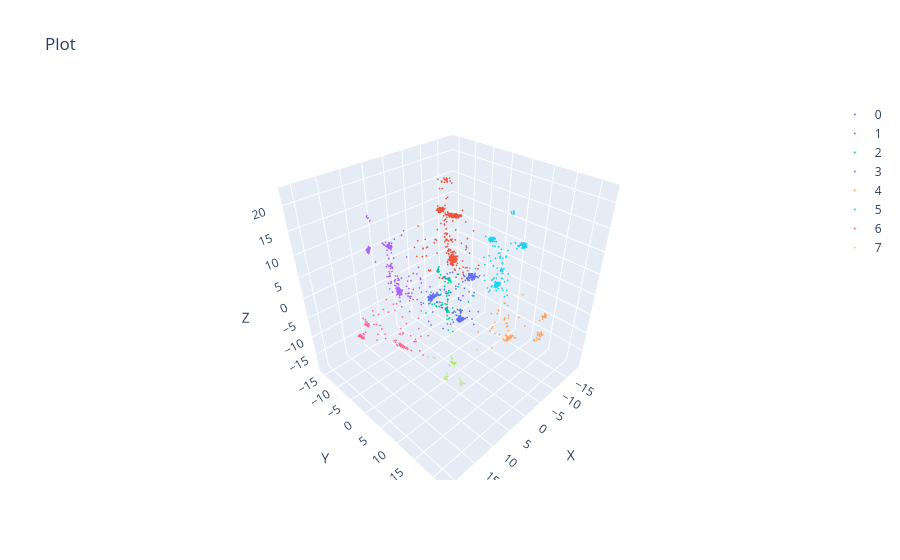

Notebook code for this chart:
### Code cell
scatter(X, cluster_labels)

### Figure 1 — Plotly figure (JSON) as saved in the notebook; plotly's stock layout.template omitted (floating-point values rounded to 4 significant figures; data arrays with more than 128 entries replaced by an {"elided": "..."} marker saying what was removed)
{"data": [{"marker": {"color": 0, "colorscale": [[0, "#440154"], [0.1111, "#482878"], [0.2222, "#3e4989"], [0.3333, "#31688e"], [0.4444, "#26828e"], [0.5556, "#1f9e89"], [0.6667, "#35b779"], [0.7778, "#6ece58"], [0.8889, "#b5de2b"], [1, "#fde725"]], "opacity": 1, "size": 1}, "mode": "markers", "name": "0", "type": "scatter3d", "x": {"elided": "436 float values"}, "y": {"elided": "436 float values"}, "z": {"elided": "436 float values"}}, {"marker": {"color": 1, "opacity": 1, "size": 1}, "mode": "markers", "name": "1", "type": "scatter3d", "x": {"elided": "870 float values"}, "y": {"elided": "870 float values"}, "z": {"elided": "870 float values"}}, {"marker": {"color": 2, "opacity": 1, "size": 1}, "mode": "markers", "name": "2", "type": "scatter3d", "x": {"elided": "415 float values"}, "y": {"elided": "415 float values"}, "z": {"elided": "415 float values"}}, {"marker": {"color": 3, "opacity": 1, "size": 1}, "mode": "markers", "name": "3", "type": "scatter3d", "x": {"elided": "810 float values"}, "y": {"elided": "810 float values"}, "z": {"elided": "810 float values"}}, {"marker": {"color": 4, "opacity": 1, "size": 1}, "mode": "markers", "name": "4", "type": "scatter3d", "x": {"elided": "228 float values"}, "y": {"elided": "228 float values"}, "z": {"elided": "228 float values"}}, {"marker": {"color": 5, "opacity": 1, "size": 1}, "mode": "markers", "name": "5", "type": "scatter3d", "x": {"elided": "609 float values"}, "y": {"elided": "609 float values"}, "z": {"elided": "609 float values"}}, {"marker": {"color": 6, "opacity": 1, "size": 1}, "mode": "markers", "name": "6", "type": "scatter3d", "x": {"elided": "299 float values"}, "y": {"elided": "299 float values"}, "z": {"elided": "299 float values"}}, {"marker": {"color": 7, "opacity": 1, "size": 1}, "mode": "markers", "name": "7", "type": "scatter3d", "x": [4.152, 4.073, 4.138, 4.291, 4.031, 4.144, 8.504, 5.079, 3.787, 4.108, 4.123, 5.142, 4.076, 4.173, 4.243, 4.114, 4.06, 4.214, 4.223, 4.033, 5.344, 4.148, 2.076, 4.099, 5.158, 4.257, 4.19, 4.974, 3.812, 4.061, 4.712, 4.236, 4.053, 4.141, 4.123, 4.116, 5.029, 4.148, 4.19, 4.058, 3.906, 4.035, 3.806, 4.134, 4.196, 4.757, 5.231, 4.213, 3.834, 4.218, 4.904, 8.158, 9.499, 4.153, 4.166, 4.023, 4.982, 4.053, 4.048, 3.946, 4.882, 4.124, 5.046, 4.227, 5.423, 4.078, 4.19, 4.084, 4.796, 4.122, 4.137, 4.25, 3.511, 5.023, 4.913, 4.027, 4.197, 4.154, 4.2, 5.455, 5.03, 4.141, 3.946, 4.17, 4.257, 4.875, 3.976, 4.13, 4.181, 4.045, 4.079, 4.13, 4.294, 4.148, 4.022, 4.199, 4.123, 4.298, 4.069, 4.186, 4.372, 4.024, 4.074, 3.984, 4.147, 4.179, 4.219, 4.303, 3.486, 4.008, 4.222, 4.144, 4.165], "y": [6.942, 6.983, 7.047, 6.967, 6.896, 6.799, 5.695, 10.01, 7.433, 6.939, 6.807, 5.756, 7.032, 6.887, 6.794, 6.899, 6.872, 6.961, 6.859, 6.837, 10.4, 6.913, 11.55, 6.876, 5.698, 6.758, 6.855, 5.58, 6.013, 6.805, 5.697, 6.843, 6.967, 7.004, 6.905, 6.775, 5.474, 6.907, 6.767, 6.933, 6.899, 6.944, 7.059, 6.896, 6.863, 6.733, 5.495, 7.115, 7.138, 7.156, 5.795, 5.814, 5.265, 6.676, 6.872, 7.369, 5.619, 6.787, 6.924, 7.004, 6.02, 6.722, 5.865, 6.852, 10.25, 6.784, 6.908, 6.902, 6.576, 6.971, 6.894, 6.869, 6.053, 6.082, 10.84, 7.043, 6.945, 7.014, 7.019, 10.65, 10.45, 6.785, 7.036, 6.794, 6.929, 9.517, 6.824, 7.003, 6.872, 6.91, 7.172, 6.951, 6.689, 6.859, 6.886, 6.827, 6.939, 7.017, 6.797, 6.789, 6.679, 7.003, 6.869, 7.058, 6.933, 6.998, 6.919, 7.496, 5.961, 6.685, 6.851, 6.796, 6.774], "z": [-13.56, -13.6, -13.66, -13.66, -13.57, -13.59, -9.933, -15.96, -13.4, -13.67, -13.6, -18.16, -13.63, -13.61, -13.49, -13.6, -13.82, -13.6, -13.72, -13.67, -16.25, -13.62, -8.267, -13.66, -18.53, -13.76, -13.66, -18.65, -12.47, -13.62, -17.14, -13.54, -13.67, -13.71, -13.63, -13.62, -18.51, -13.54, -13.82, -13.72, -13.69, -13.72, -13.96, -13.52, -13.5, -12.98, -18.51, -13.68, -13.94, -13.66, -17.82, -10.22, -9.439, -13.59, -13.58, -13.29, -17.88, -13.6, -13.68, -13.74, -17.73, -13.52, -18.4, -13.5, -16.37, -13.6, -13.6, -13.64, -14.0, -13.69, -13.63, -13.48, -13.38, -18.44, -16.24, -13.73, -13.57, -13.61, -13.68, -16.48, -16.0, -13.74, -13.77, -13.58, -13.57, -15.76, -13.74, -13.92, -13.57, -13.76, -13.82, -13.68, -13.29, -13.59, -13.67, -13.54, -13.7, -13.58, -13.67, -13.52, -13.54, -13.8, -13.67, -13.73, -13.64, -13.55, -13.54, -14.05, -13.34, -13.63, -13.55, -13.52, -13.53]}], "layout": {"scene": {"xaxis": {"title": {"text": "X"}}, "yaxis": {"title": {"text": "Y"}}, "zaxis": {"title": {"text": "Z"}}}, "showlegend": true, "title": {"text": "Plot"}}}
